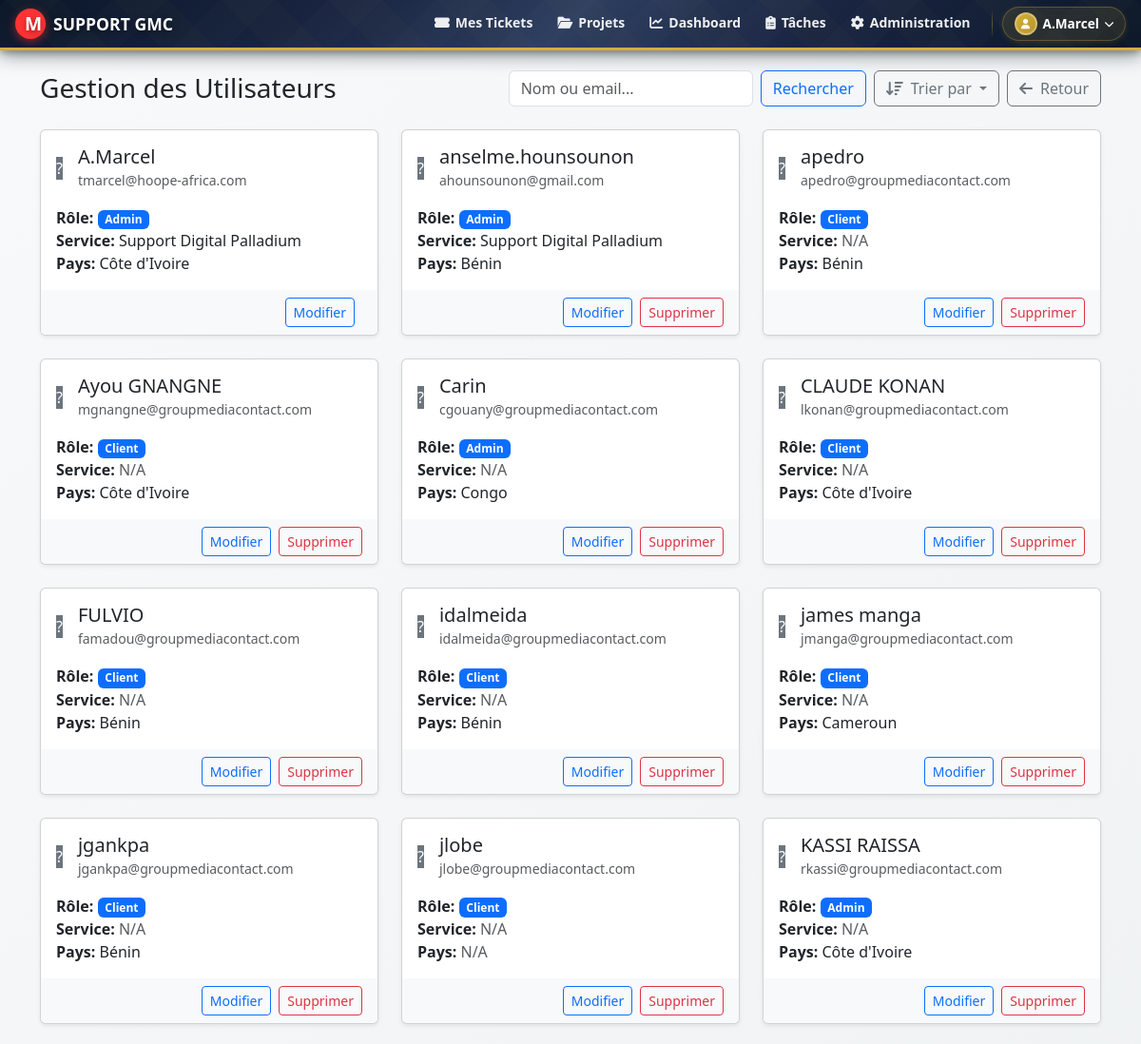
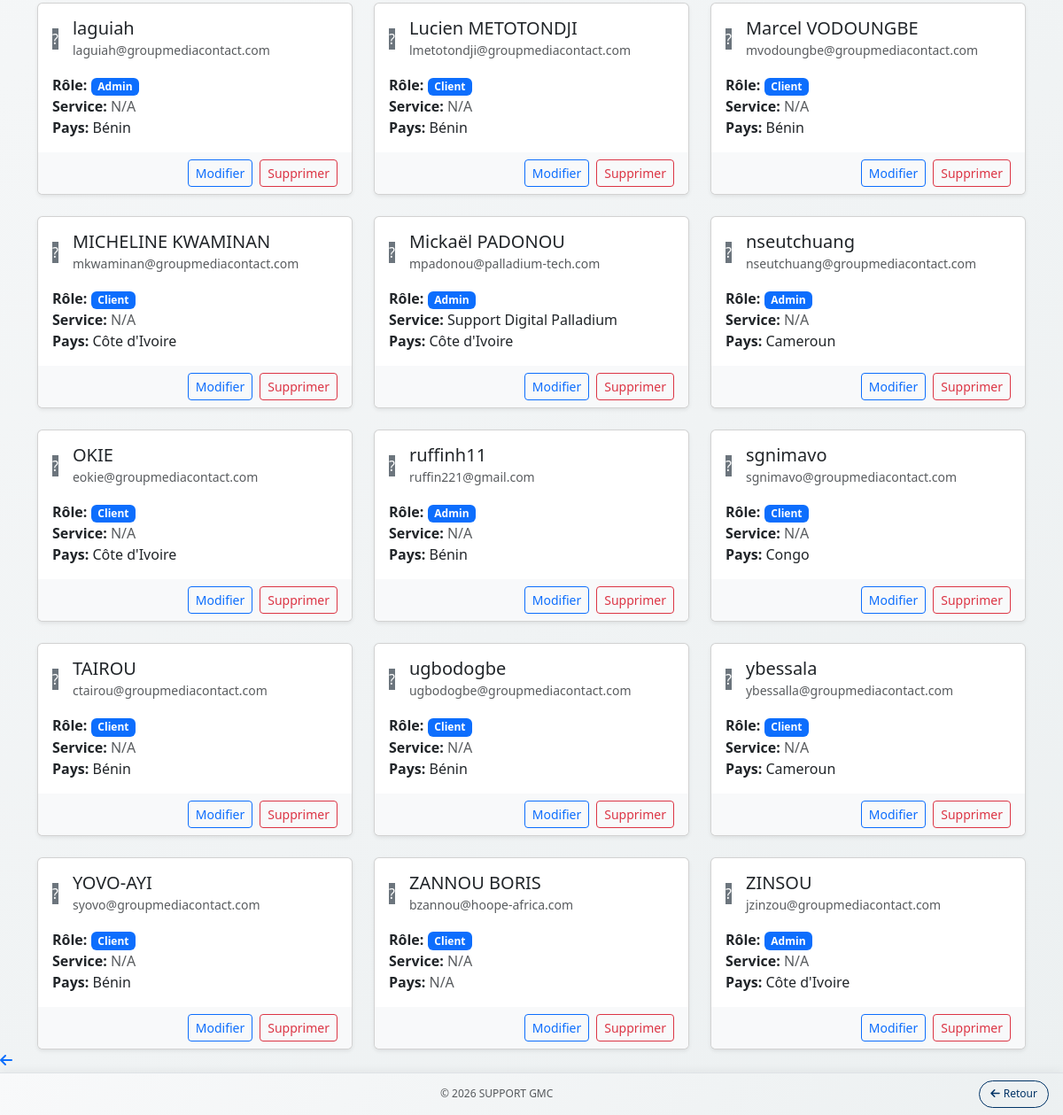
Screenshot of /public/admin_manage_users.php (signed in) with the database file from the repository (2 pictures, top to bottom).
### tables this page shows
CREATE TABLE `users` (
  `id` int NOT NULL,
  `username` varchar(50) NOT NULL,
  `password` varchar(255) NOT NULL,
  `email` varchar(100) NOT NULL,
  `role` enum('admin','agent','client') NOT NULL,
  `country_id` int DEFAULT NULL,
  `service_id` int DEFAULT NULL,
  `created_at` datetime DEFAULT CURRENT_TIMESTAMP,
  `has_seen_tutorial` tinyint(1) DEFAULT '0',
  `reset_token` varchar(255) DEFAULT NULL,
  `reset_token_expires_at` datetime DEFAULT NULL,
  `direction_id` int DEFAULT NULL
);

CREATE TABLE `services` (
  `id` int NOT NULL,
  `name` varchar(100) NOT NULL,
  `created_at` datetime DEFAULT CURRENT_TIMESTAMP
);

CREATE TABLE `countries` (
  `id` int NOT NULL,
  `name` varchar(100) NOT NULL,
  `code` varchar(2) NOT NULL COMMENT 'ISO 3166-1 alpha-2 code'
);

### config/app_config.php (called while the page is built, shortened)
<?php
if (strpos($_SERVER['SERVER_SOFTWARE'] ?? '', 'PHP') !== false && strpos($_SERVER['SERVER_SOFTWARE'], 'Development Server') !== false) {
    $base_url = '';
} else {
    $base_path = str_replace($_SERVER['DOCUMENT_ROOT'], '', str_replace('\\', '/', dirname(__DIR__)));
    $base_url = rtrim($base_path, '/') . '/public';
}

### public/admin_manage_users.php (the view, shortened to what this page needs)
<?php
require_once "../config/database.php";
include '../includes/header.php';
$search_term = trim($_GET['search'] ?? '');
$sort = $_GET['sort'] ?? 'username_asc';
$order_by_map = [
    'username_asc' => 'u.username ASC',
    'username_desc' => 'u.username DESC',
    'email_asc' => 'u.email ASC',
    'email_desc' => 'u.email DESC',
    'role_asc' => 'u.role ASC, u.username ASC',
    'role_desc' => 'u.role DESC, u.username ASC'
];
$order_by_clause = $order_by_map[$sort];
$sql = "SELECT u.id, u.username, u.email, u.role, s.name as service_name, c.name as country_name
        FROM users u
        LEFT JOIN services s ON u.service_id = s.id
        LEFT JOIN countries c ON u.country_id = c.id";
$sql .= " ORDER BY $order_by_clause";
$users = [];
$stmt = mysqli_prepare($link, $sql);
if ($stmt) {
    mysqli_stmt_execute($stmt);
    $result = mysqli_stmt_get_result($stmt);
    while($row = mysqli_fetch_assoc($result)){
        $users[] = $row;
    }
}
?>
<div class="container mt-4">
    <div class="d-flex justify-content-between align-items-center mb-4 flex-wrap gap-3">
        <h3 class="mb-0">Gestion des Utilisateurs</h3>
        <div class="d-flex align-items-center flex-wrap gap-2">
            <form action="admin_manage_users.php" method="get" class="d-flex">
                <input class="form-control me-2" type="search" name="search" placeholder="Nom ou email..." aria-label="Search" value="<?php echo htmlspecialchars($search_term); ?>">
                <button class="btn btn-outline-primary" type="submit">Rechercher</button>
            </form>
             <div class="dropdown">
                <button class="btn btn-outline-secondary dropdown-toggle" type="button" id="sortDropdown" data-bs-toggle="dropdown" aria-expanded="false">
                    <i class="fas fa-sort-amount-down me-2"></i>Trier par
                </button>
            </div>
            <a href="admin_panel.php" class="btn btn-outline-secondary"><i class="fas fa-arrow-left me-2"></i>Retour</a>
        </div>
    </div>
    <div class="row row-cols-1 row-cols-md-2 row-cols-lg-3 g-4">
        <?php if(!empty($users)): foreach($users as $user): ?>
            <?php $is_self = ($user['id'] == $_SESSION['id']); ?>
            <div class="col">
                <div class="card h-100 shadow-sm">
                    <div class="card-body">
                        <div class="d-flex align-items-center mb-3">
                            <div class="avatar bg-secondary text-white me-3">?</div>
                            <div>
                                <h5 class="card-title mb-0"><?php echo htmlspecialchars($user['username']); ?></h5>
                                <small class="text-muted"><?php echo htmlspecialchars($user['email']); ?></small>
                            </div>
                        </div>
                        <p class="card-text">
                            <strong>Rôle:</strong> <span class="badge bg-primary"><?php echo htmlspecialchars(ucfirst($user['role'])); ?></span><br>
                            <strong>Service:</strong> <?php echo $user['service_name'] ? htmlspecialchars($user['service_name']) : '<span class="text-muted">N/A</span>'; ?><br>
                            <strong>Pays:</strong> <?php echo $user['country_name'] ? htmlspecialchars($user['country_name']) : '<span class="text-muted">N/A</span>'; ?>
                        </p>
                    </div>
                    <div class="card-footer bg-light border-top-0">
                        <div class="d-flex justify-content-end">
                            <a href="admin_edit_user.php?id=<?php echo $user['id']; ?>" class="btn btn-outline-primary btn-sm me-2">Modifier</a>
                            <?php if(!$is_self): ?>
                                <form action="admin_delete_user.php" method="post" onsubmit="return confirm('Êtes-vous sûr de vouloir supprimer cet utilisateur ?');">
                                    <button type="submit" class="btn btn-outline-danger btn-sm">Supprimer</button>
                                </form>
                            <?php endif; ?>
                        </div>
                    </div>
                </div>
            </div>
        <?php endforeach; endif; ?>
    </div>
</div>
<?php
include '../includes/footer.php';
?>

### includes/header.php (shortened to what this page needs)
<?php
require_once __DIR__ . '/../config/app_config.php';
?>
<!DOCTYPE html>
<html lang="fr">
<head>
    <link rel="stylesheet" href="<?php echo $base_url; ?>/vendor/bootstrap/css/bootstrap.min.css">
    <link rel="stylesheet" href="<?php echo $base_url; ?>/vendor/fontawesome/css/all.min.css">
    <link rel="stylesheet" href="https://cdn.datatables.net/2.0.8/css/dataTables.bootstrap5.min.css">
</head>
<body>
<nav class="navbar-gov" role="navigation" aria-label="Navigation principale">
    <div class="navbar-gov-container">
        <a href="<?php echo $base_url; ?>/index.php" class="navbar-gov-brand" aria-label="SUPPORT GMC - Accueil">
            <div class="navbar-gov-logo">M</div>
            <span>SUPPORT GMC</span>
        </a>
        <ul class="navbar-gov-menu" id="navbarMenu">
            <?php if(isset($_SESSION["loggedin"]) && $_SESSION["loggedin"] === true): ?>
                <li class="navbar-gov-item">
                    <a href="<?php echo $base_url; ?>/index.php" class="navbar-gov-link" title="Accéder à vos tickets">
                        <i class="fas fa-ticket-alt"></i>
                        <span>Mes Tickets</span>
                    </a>
                </li>
                <?php if(in_array($_SESSION['role'], ['admin', 'agent', 'client'])): ?>
                <li class="navbar-gov-item">
                    <a href="<?php echo $base_url; ?>/specifications.php" class="navbar-gov-link" title="Accéder à vos projets">
                        <i class="fas fa-folder-open"></i>
                        <span>Projets</span>
                    </a>
                </li>
                <?php endif; ?>
                <?php if($_SESSION['role'] === 'admin' || $_SESSION['role'] === 'agent'): ?>
                <li class="navbar-gov-item">
                    <a href="<?php echo $base_url; ?>/admin_dashboard.php" class="navbar-gov-link" title="Accéder au tableau de bord">
                        <i class="fas fa-chart-line"></i>
                        <span>Dashboard</span>
                    </a>
                </li>
                <li class="navbar-gov-item">
                    <a href="<?php echo $base_url; ?>/tasks.php" class="navbar-gov-link" title="Accéder à vos tâches">
                        <i class="fas fa-clipboard-list"></i>
                        <span>Tâches</span>
                    </a>
                </li>
                <?php endif; ?>
                <?php if($_SESSION['role'] === 'admin'): ?>
                <li class="navbar-gov-item">
                    <a href="<?php echo $base_url; ?>/admin_panel.php" class="navbar-gov-link" title="Accéder à l'administration">
                        <i class="fas fa-cog"></i>
                        <span>Administration</span>
                    </a>
                </li>
                <?php endif; ?>
                <li class="navbar-gov-item">
                </li>
                <li class="navbar-gov-item navbar-gov-user">
                    <button class="navbar-gov-user-btn" id="userMenuBtn" aria-expanded="false">
                        <div class="navbar-gov-avatar">
                            <i class="fas fa-user"></i>
                        </div>
                        <span><?php echo htmlspecialchars(substr($_SESSION['username'], 0, 15)); ?></span>
                        <i class="fas fa-chevron-down"></i>
                    </button>
                </li>
            <?php endif; ?>
        </ul>
    </div>
</nav>
<main class="container-fluid mt-4">

### includes/footer.php (shortened to what this page needs)
</main>
<footer class="footer mt-auto bg-light" role="contentinfo" aria-label="Pied de page du site" style="padding: 8px 0; position: fixed; bottom: 0; left: 0; right: 0; z-index: 999; border-top: 1px solid #dee2e6; background: linear-gradient(135deg, #f8f9fa 0%, #ecf0f1 100%); box-shadow: 0 -2px 10px rgba(0, 0, 0, 0.05);">
    <div class="container-fluid d-flex justify-content-between align-items-center" style="padding: 0 1rem;">
        <div class="text-center flex-grow-1">
            <span class="text-muted" style="font-size: 0.75rem; line-height: 1.5; display: block;">© <?php echo date('Y'); ?> SUPPORT GMC</span>
        </div>
        <div>
            <button id="backButton" class="btn btn-sm btn-outline-primary rounded-pill" style="font-size: 0.75rem; padding: 0.35rem 0.75rem; border: 1px solid #003366; color: #003366; font-weight: 500; transition: all 0.3s ease;"
                    onmouseover="this.style.background='linear-gradient(135deg, #003366 0%, #4D6F8F 100%)'; this.style.color='white'; this.style.borderColor='#003366';"
                    onmouseout="this.style.background='transparent'; this.style.color='#003366'; this.style.borderColor='#003366';">
                <i class="fas fa-arrow-left me-1"></i>Retour
            </button>
        </div>
    </div>
</footer>
</body>
</html>

### includes/header.php (style rules this page uses)
.navbar-gov { all: unset; display: block !important; width: 100% !important; height: 50px !important; background: linear-gradient(135deg, #0a1628 0%, #1a2642 30%, #2d3e5f 50%, #1a2642 70%, #0a1628 100%) !important; box-shadow: 0 4px 20px rgba(10, 22, 40, 0.5), 0 2px 8px rgba(0, 0, 0, 0.3); border-bottom: 3px solid #d4af37; position: fixed; top: 0; left: 0; z-index: 1030; overflow: visible; }
.navbar-gov::before { content: ''; position: absolute; inset: 0; background-image: repeating-linear-gradient(45deg, transparent, transparent 40px, rgba(212, 175, 55, 0.02) 40px, rgba(212, 175, 55, 0.02) 80px), repeating-linear-gradient(-45deg, transparent, transparent 40px, rgba(255, 255, 255, 0.01) 40px, rgba(255, 255, 255, 0.01) 80px); pointer-events: none; }
.navbar-gov-container { max-width: 100%; height: 50px; margin: 0 auto; padding: 0 1rem; display: flex; align-items: center; justify-content: space-between; position: relative; z-index: 1; }
.navbar-gov-brand { display: flex; align-items: center; height: 50px; text-decoration: none; color: #ffffff; font-weight: 700; font-size: 1.1rem; transition: all 0.3s ease; text-shadow: 0 2px 6px rgba(0, 0, 0, 0.4); }
.navbar-gov-logo { width: 32px; height: 32px; background: #ff3333; border-radius: 50%; display: flex; align-items: center; justify-content: center; margin-right: 8px; box-shadow: 0 3px 10px rgba(255, 51, 51, 0.5); border: none; font-size: 1.2rem; color: white; font-weight: 900; padding-left: 6px; }
.navbar-gov-menu { display: flex; align-items: center; height: 50px; gap: 2px; list-style: none; margin: 0; padding: 0; }
.navbar-gov-item { height: 50px; display: flex; align-items: center; }
.navbar-gov-link { display: flex; align-items: center; height: 50px; padding: 0 12px; color: rgba(255, 255, 255, 0.92); font-weight: 600; font-size: 0.875rem; text-decoration: none; border-bottom: 3px solid transparent; transition: all 0.3s ease; white-space: nowrap; }
.navbar-gov-link i { font-size: 0.875rem; margin-right: 6px; }
.navbar-gov-user { position: relative; }
.navbar-gov-user-btn { display: flex; align-items: center; height: 36px; padding: 0 12px; background: rgba(212, 175, 55, 0.12); border: 1px solid rgba(212, 175, 55, 0.3); border-radius: 20px; color: white; font-weight: 600; font-size: 0.85rem; cursor: pointer; transition: all 0.3s ease; box-shadow: 0 2px 6px rgba(212, 175, 55, 0.15); }
.navbar-gov-avatar { width: 24px; height: 24px; background: linear-gradient(135deg, #d4af37 0%, #b8962a 100%); border-radius: 50%; display: flex; align-items: center; justify-content: center; margin-right: 6px; border: 2px solid rgba(255, 255, 255, 0.3); }
.navbar-gov-avatar i { font-size: 0.65rem; color: white; }
.navbar-gov-user-btn .fa-chevron-down { font-size: 0.65rem; margin-left: 6px; transition: transform 0.3s ease; }
body { padding-top: 50px; }
body { background: linear-gradient(135deg, #f8f9fa 0%, #ecf0f1 100%) !important; min-height: 100vh; background-attachment: fixed; }
main.container-fluid { background: transparent; }

### includes/footer.php (style rules this page uses)
body { padding-bottom: 50px !important; }

### rows the page displays
users: username "A.Marcel", email "tmarcel@hoope-africa.com", role "Admin", service.name "Support Digital Palladium", country.name "Côte d'Ivoire"
users: username "anselme.hounsounon", email "ahounsounon@gmail.com", role "Admin", service.name "Support Digital Palladium", country.name "Bénin"
users: username "apedro", email "apedro@groupmediacontact.com", role "Client", shows "N/A", country.name "Bénin"
users: username "Ayou GNANGNE", email "mgnangne@groupmediacontact.com", role "Client", shows "N/A", country.name "Côte d'Ivoire"
users: username "Carin", email "cgouany@groupmediacontact.com", role "Admin", shows "N/A", country.name "Congo"
users: username "CLAUDE KONAN", email "lkonan@groupmediacontact.com", role "Client", shows "N/A", country.name "Côte d'Ivoire"
users: username "FULVIO", email "famadou@groupmediacontact.com", role "Client", shows "N/A", country.name "Bénin"
users: username "idalmeida", email "idalmeida@groupmediacontact.com", role "Client", shows "N/A", country.name "Bénin"
users: username "james manga", email "jmanga@groupmediacontact.com", role "Client", shows "N/A", country.name "Cameroun"
users: username "jgankpa", email "jgankpa@groupmediacontact.com", role "Client", shows "N/A", country.name "Bénin"
users: username "jlobe", email "jlobe@groupmediacontact.com", role "Client", shows "N/A"
users: username "KASSI RAISSA", email "rkassi@groupmediacontact.com", role "Admin", shows "N/A", country.name "Côte d'Ivoire"
users: username "laguiah", email "laguiah@groupmediacontact.com", role "Admin", shows "N/A", country.name "Bénin"
users: username "Lucien METOTONDJI", email "lmetotondji@groupmediacontact.com", role "Client", shows "N/A", country.name "Bénin"
users: username "Marcel VODOUNGBE", email "mvodoungbe@groupmediacontact.com", role "Client", shows "N/A", country.name "Bénin"
users: username "MICHELINE KWAMINAN", email "mkwaminan@groupmediacontact.com", role "Client", shows "N/A", country.name "Côte d'Ivoire"
users: username "Mickaël PADONOU", email "mpadonou@palladium-tech.com", role "Admin", service.name "Support Digital Palladium", country.name "Côte d'Ivoire"
users: username "nseutchuang", email "nseutchuang@groupmediacontact.com", role "Admin", shows "N/A", country.name "Cameroun"
users: username "OKIE", email "eokie@groupmediacontact.com", role "Client", shows "N/A", country.name "Côte d'Ivoire"
users: username "ruffinh11", email "ruffin221@gmail.com", role "Admin", shows "N/A", country.name "Bénin"
users: username "sgnimavo", email "sgnimavo@groupmediacontact.com", role "Client", shows "N/A", country.name "Congo"
users: username "TAIROU", email "ctairou@groupmediacontact.com", role "Client", shows "N/A", country.name "Bénin"
users: username "ugbodogbe", email "ugbodogbe@groupmediacontact.com", role "Client", shows "N/A", country.name "Bénin"
users: username "ybessala", email "ybessalla@groupmediacontact.com", role "Client", shows "N/A", country.name "Cameroun"
users: username "YOVO-AYI", email "syovo@groupmediacontact.com", role "Client", shows "N/A", country.name "Bénin"
users: username "ZANNOU BORIS", email "bzannou@hoope-africa.com", role "Client", shows "N/A"
users: username "ZINSOU", email "jzinzou@groupmediacontact.com", role "Admin", shows "N/A", country.name "Côte d'Ivoire"

### other values shown
substr($_SESSION['username'], 0, 15) "A.Marcel"
